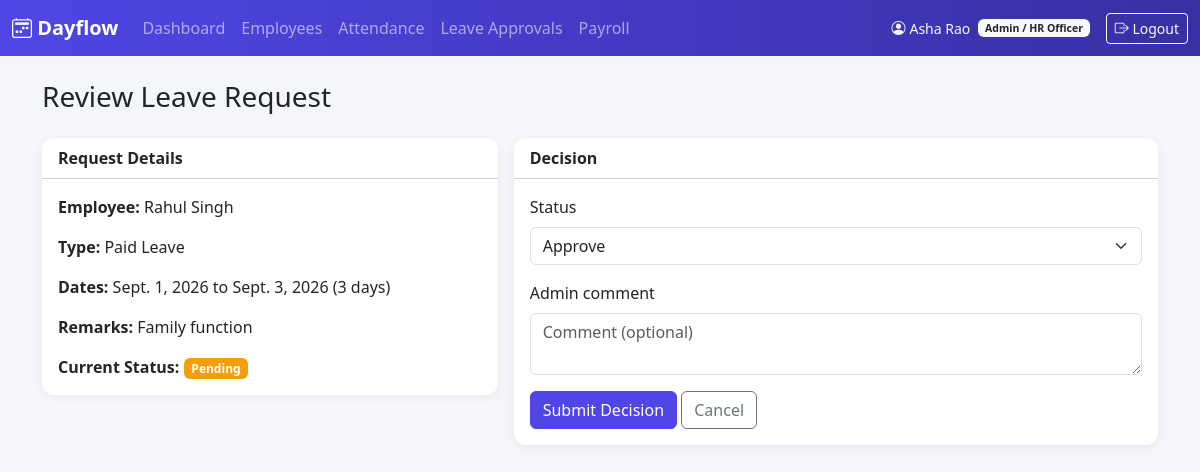
/leaves/2/review/ (signed in), run on the app's committed database.
### accounts/models.py (models this page shows, shortened)
class User(AbstractUser):
    class Role(models.TextChoices):
        ADMIN = 'ADMIN', 'Admin / HR Officer'
        EMPLOYEE = 'EMPLOYEE', 'Employee'
    employee_id = models.CharField(max_length=20, unique=True)
    email = models.EmailField(unique=True)
    role = models.CharField(max_length=10, choices=Role.choices, default=Role.EMPLOYEE)
    is_email_verified = models.BooleanField(default=False)
    USERNAME_FIELD = 'username'
    REQUIRED_FIELDS = ['email', 'employee_id']
    @property
    def is_admin_role(self):
        return self.role == self.Role.ADMIN

### leaves/models.py (models this page shows, shortened)
class LeaveRequest(models.Model):
    class LeaveType(models.TextChoices):
        PAID = 'PAID', 'Paid Leave'
        SICK = 'SICK', 'Sick Leave'
        UNPAID = 'UNPAID', 'Unpaid Leave'
    class Status(models.TextChoices):
        PENDING = 'PENDING', 'Pending'
        APPROVED = 'APPROVED', 'Approved'
        REJECTED = 'REJECTED', 'Rejected'
    employee = models.ForeignKey(settings.AUTH_USER_MODEL, on_delete=models.CASCADE, related_name='leave_requests')
    leave_type = models.CharField(max_length=10, choices=LeaveType.choices)
    start_date = models.DateField()
    end_date = models.DateField()
    remarks = models.TextField(blank=True)
    status = models.CharField(max_length=10, choices=Status.choices, default=Status.PENDING)
    admin_comment = models.TextField(blank=True)
    reviewed_by = models.ForeignKey(
        settings.AUTH_USER_MODEL, on_delete=models.SET_NULL, null=True, blank=True,
        related_name='reviewed_leave_requests',
    )
    reviewed_at = models.DateTimeField(null=True, blank=True)
    applied_on = models.DateTimeField(auto_now_add=True)
    updated_at = models.DateTimeField(auto_now=True)
    class Meta:
        ordering = ['-applied_on']
    @property
    def total_days(self):
        return (self.end_date - self.start_date).days + 1

### leaves/views.py (the view)
# urls.py: path('<int:leave_id>/review/', views.review_leave, name='review_leave'),
@admin_required
def review_leave(request, leave_id):
    leave = get_object_or_404(LeaveRequest, pk=leave_id)
    if request.method == 'POST':
        form = LeaveReviewForm(request.POST, instance=leave)
        if form.is_valid():
            leave = form.save(commit=False)
            leave.reviewed_by = request.user
            leave.reviewed_at = timezone.now()
            leave.save()
            if leave.status == LeaveRequest.Status.APPROVED:
                current = leave.start_date
                while current <= leave.end_date:
                    Attendance.objects.update_or_create(
                        employee=leave.employee, date=current,
                        defaults={'status': Attendance.Status.LEAVE},
                    )
                    current += timezone.timedelta(days=1)
            messages.success(request, f'Leave request has been {leave.get_status_display().lower()}.')
            return redirect('leaves:all_leaves')
    else:
        form = LeaveReviewForm(instance=leave)
    return render(request, 'leaves/review_leave.html', {'form': form, 'leave': leave})

### leaves/forms.py
class LeaveReviewForm(BootstrapFormMixin, forms.ModelForm):
    class Meta:
        model = LeaveRequest
        fields = ['status', 'admin_comment']
        widgets = {
            'admin_comment': forms.Textarea(attrs={'rows': 2, 'placeholder': 'Comment (optional)'}),
        }
    def __init__(self, *args, **kwargs):
        super().__init__(*args, **kwargs)
        self.fields['status'].choices = [
            (LeaveRequest.Status.APPROVED, 'Approve'),
            (LeaveRequest.Status.REJECTED, 'Reject'),
        ]

### templates/leaves/review_leave.html (shortened to what this page needs)
{% extends "base.html" %}
{% block content %}
<h3 class="mb-4">Review Leave Request</h3>
<div class="row g-3">
    <div class="col-md-5">
        <div class="card">
            <div class="card-header bg-white">Request Details</div>
            <div class="card-body">
                <p><strong>Employee:</strong> {{ leave.employee.get_full_name|default:leave.employee.username }}</p>
                <p><strong>Type:</strong> {{ leave.get_leave_type_display }}</p>
                <p><strong>Dates:</strong> {{ leave.start_date }} to {{ leave.end_date }} ({{ leave.total_days }} day{{ leave.total_days|pluralize }})</p>
                <p><strong>Remarks:</strong> {{ leave.remarks|default:"—" }}</p>
                <p class="mb-0"><strong>Current Status:</strong> <span class="badge status-badge-{{ leave.status }}">{{ leave.get_status_display }}</span></p>
            </div>
        </div>
    </div>
    <div class="col-md-7">
        <div class="card">
            <div class="card-header bg-white">Decision</div>
            <div class="card-body">
                <form method="post">
                    {% for field in form %}
                        <div class="mb-3">
                            <label class="form-label" for="{{ field.id_for_label }}">{{ field.label }}</label>
                            {{ field }}
                        </div>
                    {% endfor %}
                    <button type="submit" class="btn btn-primary">Submit Decision</button>
                    <a href="{% url 'leaves:all_leaves' %}" class="btn btn-outline-secondary">Cancel</a>
                </form>
            </div>
        </div>
    </div>
</div>
{% endblock %}

### templates/base.html (shortened to what this page needs)
{% load static %}
<!DOCTYPE html>
<html lang="en">
<head>
    <link href="https://cdn.jsdelivr.net/npm/bootstrap@5.3.3/dist/css/bootstrap.min.css" rel="stylesheet">
    <link rel="stylesheet" href="https://cdn.jsdelivr.net/npm/bootstrap-icons@1.11.3/font/bootstrap-icons.css">
    <link rel="stylesheet" href="{% static 'css/dayflow.css' %}">
</head>
<body>
{% if user.is_authenticated %}
<nav class="navbar navbar-expand-lg navbar-dark dayflow-navbar">
    <div class="container-fluid">
        <a class="navbar-brand fw-bold" href="{% url 'dashboard:redirect' %}">
            <i class="bi bi-calendar2-week"></i> Dayflow
        </a>
        <div class="collapse navbar-collapse" id="navMenu">
            <ul class="navbar-nav me-auto mb-2 mb-lg-0">
                {% if user.is_admin_role %}
                <li class="nav-item"><a class="nav-link" href="{% url 'dashboard:admin_dashboard' %}">Dashboard</a></li>
                <li class="nav-item"><a class="nav-link" href="{% url 'employees:employee_list' %}">Employees</a></li>
                <li class="nav-item"><a class="nav-link" href="{% url 'attendance:all_attendance' %}">Attendance</a></li>
                <li class="nav-item"><a class="nav-link" href="{% url 'leaves:all_leaves' %}">Leave Approvals</a></li>
                <li class="nav-item"><a class="nav-link" href="{% url 'payroll:payroll_overview' %}">Payroll</a></li>
                {% endif %}
            </ul>
            <ul class="navbar-nav">
                <li class="nav-item d-flex align-items-center text-light small me-3">
                    <i class="bi bi-person-circle me-1"></i> {{ user.get_full_name|default:user.username }}
                    <span class="badge bg-light text-dark ms-2">{{ user.get_role_display }}</span>
                </li>
                <li class="nav-item">
                    <form method="post" action="{% url 'accounts:logout' %}" class="d-inline">
                        <button type="submit" class="btn btn-outline-light btn-sm">
                            <i class="bi bi-box-arrow-right"></i> Logout
                        </button>
                    </form>
                </li>
            </ul>
        </div>
    </div>
</nav>
{% endif %}
<div class="container my-4">
    {% block content %}{% endblock %}
</div>
</body>
</html>

### static/css/dayflow.css (style rules this page uses)
:root { --dayflow-primary: #4f46e5; --dayflow-primary-dark: #3730a3; --dayflow-accent: #14b8a6; --dayflow-bg: #f5f6fb; }
body { background-color: var(--dayflow-bg); font-family: 'Segoe UI', system-ui, -apple-system, sans-serif; }
.dayflow-navbar { background: linear-gradient(90deg, var(--dayflow-primary), var(--dayflow-primary-dark)); }
.card { border: none; border-radius: 0.75rem; box-shadow: 0 2px 10px rgba(0, 0, 0, 0.06); }
.card-header { border-radius: 0.75rem 0.75rem 0 0 !important; font-weight: 600; }
.btn-primary { background-color: var(--dayflow-primary); border-color: var(--dayflow-primary); }
.status-badge-PENDING { background-color: #f59e0b; }

### data on the page
User: get_full_name "Asha Rao", role "Admin / HR Officer"
LeaveRequest: employee.get_full_name "Rahul Singh", leave_type "Paid Leave", start_date "Sept. 1, 2026", end_date "Sept. 3, 2026", total_days "3", remarks "Family function", status "Pending", form "Approve"

### other printed values
{{ field.label }} "Status" "Admin comment"
